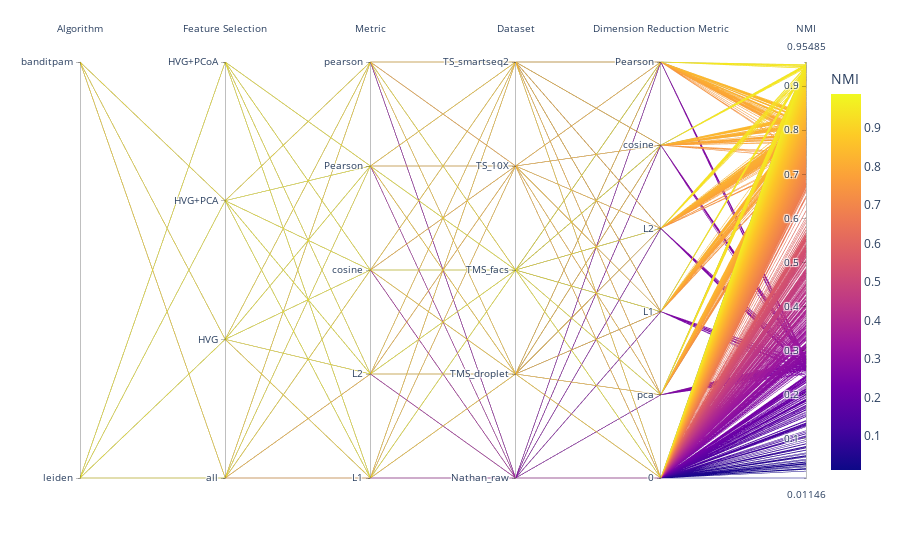

Notebook cell for this chart:
### Markdown cell above
# Figure 3a

### Code cell
import pandas as pd
import seaborn as sns
import scipy.stats as stats
import matplotlib.pyplot as plt
from pandas.plotting import parallel_coordinates
import plotly.express as px

# Preprocessing function definition
def preprocess_dataset(filename, dataset_name):
    df = pd.read_csv(filename)
    df['metric'] = df['metric'].apply(lambda x: 'L1' if x == 'l1' else 'L2' if x == 'l2' else 'cosine' if x == 'cos' else 'Pearson' if x == 'correlation' else x)
    df['feature_selection'] = pd.Categorical(df['feature_selection'], categories=['all', 'HVG', 'HVG+PCA'], ordered=True)
    df['dataset'] = dataset_name
    return df

# Dataset paths and names
dataset_paths = [
    ('results_Nathan_raw_0303.csv', 'Nathan_raw'),
    ('results_TMS_droplet_0303.csv', 'TMS_droplet'),
    ('results_TMS_facs_whole_0319.csv', 'TMS_facs'),
    ('results_TS_10X_0323.csv', 'TS_10X'),
    ('results_TS_smartseq2_0323.csv', 'TS_smartseq2')
]

# Load, preprocess, and concatenate all datasets
all_data = pd.concat([preprocess_dataset(path, name) for path, name in dataset_paths], ignore_index=True)

# Load PCoA dataset
result = pd.read_csv('results_PCoA_0410.csv')

# Rename according to the new mappings
result['dataset'] = result['dataset'].replace({
    'TMS_fasq': 'TMS_facs',
    'TMS_drop': 'TMS_droplet',
    'TS_drop': 'TS_10X',
    'nathon': 'Nathan_raw',
    'TS_faasq': 'TS_smartseq2'
})

result['alg_metric'] = result['alg_metric'].apply(lambda x: 'L1' if x == 'l1' else x)
result['alg_metric'] = result['alg_metric'].apply(lambda x: 'L2' if x == 'l2' else x)
result['alg_metric'] = result['alg_metric'].apply(lambda x: 'cosine' if x == 'cos' else x)
result['alg_metric'] = result['alg_metric'].apply(lambda x: 'Pearson' if x == 'correlation' else x)
result['rd_metric'] = result['rd_metric'].apply(lambda x: 'L1' if x == 'l1' else x)
result['rd_metric'] = result['rd_metric'].apply(lambda x: 'L2' if x == 'l2' else x)
result['rd_metric'] = result['rd_metric'].apply(lambda x: 'cosine' if x == 'cos' else x)
result['rd_metric'] = result['rd_metric'].apply(lambda x: 'Pearson' if x == 'correlation' else x)



# Adjust feature_selection and metric based on rd_metric and alg_metric
def adjust_feature_selection(row):
    if row['rd_metric'] == 'pca':
        return 'HVG+PCA', row['alg_metric']
    elif row['rd_metric'] == row['alg_metric']:
        return 'HVG+PCoA', row['alg_metric']
    else:
        return None, None  # for rows that do not match any condition

result[['feature_selection', 'metric']] = result.apply(adjust_feature_selection, axis=1, result_type='expand')

# Drop rows where feature_selection and metric are None
result.dropna(subset=['feature_selection', 'metric'], inplace=True)

# Concatenate all data
all_data = pd.concat([all_data, result], ignore_index=True)

df_plot = all_data.copy()
df_plot['algorithm'] = pd.Categorical(df_plot['algorithm']).codes
df_plot['feature_selection'] = pd.Categorical(df_plot['feature_selection']).codes
df_plot['metric'] = pd.Categorical(df_plot['metric']).codes
df_plot['dataset'] = pd.Categorical(df_plot['dataset']).codes
df_plot['rd_metric'] = pd.Categorical(df_plot['rd_metric']).codes

# Create the parallel coordinates plot
fig = px.parallel_coordinates(df_plot, 
                              color='NMI',
                              dimensions=['algorithm', 'feature_selection', 'metric', 'NMI'],
                              color_continuous_midpoint=0.5)

# Create mappings for categorical data
algorithm_mapping = {alg: i for i, alg in enumerate(all_data['algorithm'].unique())}
feature_selection_mapping = {fs: i for i, fs in enumerate(all_data['feature_selection'].unique())}
metric_mapping = {m: i for i, m in enumerate(all_data['metric'].unique())}
dataset_mapping = {ds: i for i, ds in enumerate(all_data['dataset'].unique())}
rd_metric_mapping = {rm: i for i, rm in enumerate(all_data['rd_metric'].unique())}

# Apply mappings
df_plot = all_data.copy()
df_plot['algorithm'] = df_plot['algorithm'].map(algorithm_mapping)
df_plot['feature_selection'] = df_plot['feature_selection'].map(feature_selection_mapping)
df_plot['metric'] = df_plot['metric'].map(metric_mapping)
df_plot['dataset'] = df_plot['dataset'].map(dataset_mapping)
df_plot['rd_metric'] = df_plot['rd_metric'].map(rd_metric_mapping)

# Create the parallel coordinates plot
fig = px.parallel_coordinates(
    df_plot,
    color='NMI',
    dimensions=['algorithm', 'feature_selection', 'metric', 'dataset', 'rd_metric', 'NMI'],
    labels={'algorithm': 'Algorithm', 'feature_selection': 'Feature Selection', 'metric': 'Metric', 'dataset': 'Dataset', 'rd_metric': 'Dimension Reduction Metric'},
    color_continuous_midpoint=0.5
)

# Reverse mapping for all dimensions
for dim, mapping in zip(fig.data[0].dimensions, [algorithm_mapping, feature_selection_mapping, metric_mapping, dataset_mapping, rd_metric_mapping]):
    reverse_mapping = {v: k for k, v in mapping.items()}
    dim.ticktext = list(reverse_mapping.values())
    dim.tickvals = list(reverse_mapping.keys())

fig.show()

### Figure 1 — Plotly figure (JSON) as saved in the notebook; plotly's stock layout.template omitted (floating-point values rounded to 4 significant figures; data arrays with more than 128 entries replaced by an {"elided": "..."} marker saying what was removed)
{"data": [{"dimensions": [{"label": "Algorithm", "ticktext": ["leiden", "banditpam"], "tickvals": [0, 1], "values": {"elided": "2712 int values"}}, {"label": "Feature Selection", "ticktext": ["all", "HVG", "HVG+PCA", "HVG+PCoA"], "tickvals": [0, 1, 2, 3], "values": {"elided": "2712 int values"}}, {"label": "Metric", "ticktext": ["L1", "L2", "cosine", "Pearson", "pearson"], "tickvals": [0, 1, 2, 3, 4], "values": {"elided": "2712 int values"}}, {"label": "Dataset", "ticktext": ["Nathan_raw", "TMS_droplet", "TMS_facs", "TS_10X", "TS_smartseq2"], "tickvals": [0, 1, 2, 3, 4], "values": {"elided": "2712 int values"}}, {"label": "Dimension Reduction Metric", "ticktext": [null, "pca", "L1", "L2", "cosine", "Pearson"], "tickvals": [0, 1, 2, 3, 4, 5], "values": {"elided": "2712 int values"}}, {"label": "NMI", "values": {"elided": "2712 float values"}}], "domain": {"x": [0, 1], "y": [0, 1]}, "line": {"color": {"elided": "2712 float values"}, "coloraxis": "coloraxis"}, "name": "", "type": "parcoords"}], "layout": {"autosize": true, "coloraxis": {"cmid": 0.5, "colorbar": {"title": {"text": "NMI"}}, "colorscale": [[0, "#0d0887"], [0.1111, "#46039f"], [0.2222, "#7201a8"], [0.3333, "#9c179e"], [0.4444, "#bd3786"], [0.5556, "#d8576b"], [0.6667, "#ed7953"], [0.7778, "#fb9f3a"], [0.8889, "#fdca26"], [1, "#f0f921"]]}, "legend": {"tracegroupgap": 0}, "margin": {"t": 60}}}
